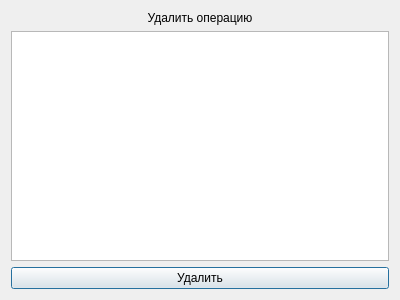
<?xml version="1.0" encoding="UTF-8"?>
<ui version="4.0">
 <class>Dialog</class>
 <widget class="QDialog" name="Dialog">
  <property name="geometry">
   <rect>
    <x>0</x>
    <y>0</y>
    <width>400</width>
    <height>300</height>
   </rect>
  </property>
  <property name="windowTitle">
   <string>Dialog</string>
  </property>
  <layout class="QVBoxLayout" name="verticalLayout">
   <item>
    <widget class="QLabel" name="label">
     <property name="text">
      <string>Удалить операцию</string>
     </property>
     <property name="alignment">
      <set>Qt::AlignmentFlag::AlignCenter</set>
     </property>
    </widget>
   </item>
   <item>
    <widget class="QTableView" name="tableView"/>
   </item>
   <item>
    <widget class="QPushButton" name="pushButton">
     <property name="text">
      <string>Удалить</string>
     </property>
    </widget>
   </item>
  </layout>
 </widget>
 <resources/>
 <connections/>
</ui>
